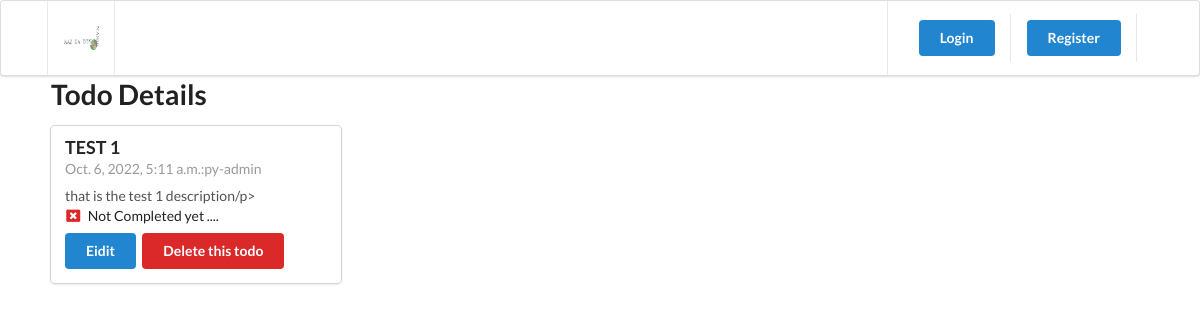
The page /todo_detail/2/ on the database its author committed.
### core/models.py (models this page shows, shortened)
class TodoModel(TrackerModel):
    title = models.CharField(max_length=225)
    description = models.TextField()
    is_completed = models.BooleanField(default= False)
    owner = models.ForeignKey(User, on_delete=models.CASCADE)

### core/views.py (the view)
# urls.py: path('todo_detail/<int:pk>/',views.detail,name='todo_detail'),
def detail(request, pk):
    todos= TodoModel.objects.filter(id = pk)
    return render(request,'core/todo_detail.html',{'todos':todos})

### core/templates/core/todo_detail.html (shortened to what this page needs)
{% extends "core/index.html" %}
{% load static %}
{% block content %}
                {% for todo in todos.all%}
              <div class="container">
                <h1><span>Todo Details</span></h1>{% include "core/messages.html" %}
                <div class="ui card">
                        <div class="content">
                                <div class="header">{{todo.title|upper}}</div>
                                <div class="meta">{{todo.creater_at}}:py-{{todo.owner}}</div>
                                <div class="description">
                                        <p>{{todo.description}}/p>
                                </div>
                                <div class="extra content">
                                        <p>
                                                {% if todo.is_completed == True %}
                                                {{todo.is_completed|yesno}}
                                                <i class="check icon green"></i>
                                                Completed at : <small> {{todo.updated_at}}</small>
                                                {%else%}
                                                <i class="window close icon red"></i>
                                                Not Completed yet ....
                                                {%endif%}
                                        </p>
                                        <a href="{% url 'update' todo.pk %}" class="ui button primary">Eidit</a>
                                        <a href="{% url 'delete' todo.pk %}" class="ui button red">Delete this todo</a>
                                </div>
                        </div>
                </div>
              </div>
              {%endfor%}
{% endblock content %}

### rows shown on the page
TodoModel: title "TEST 1", creater_at "Oct. 6, 2022, 5:11 a.m.", owner "admin", description "that is the test 1 description", is_completed False (drawn)
